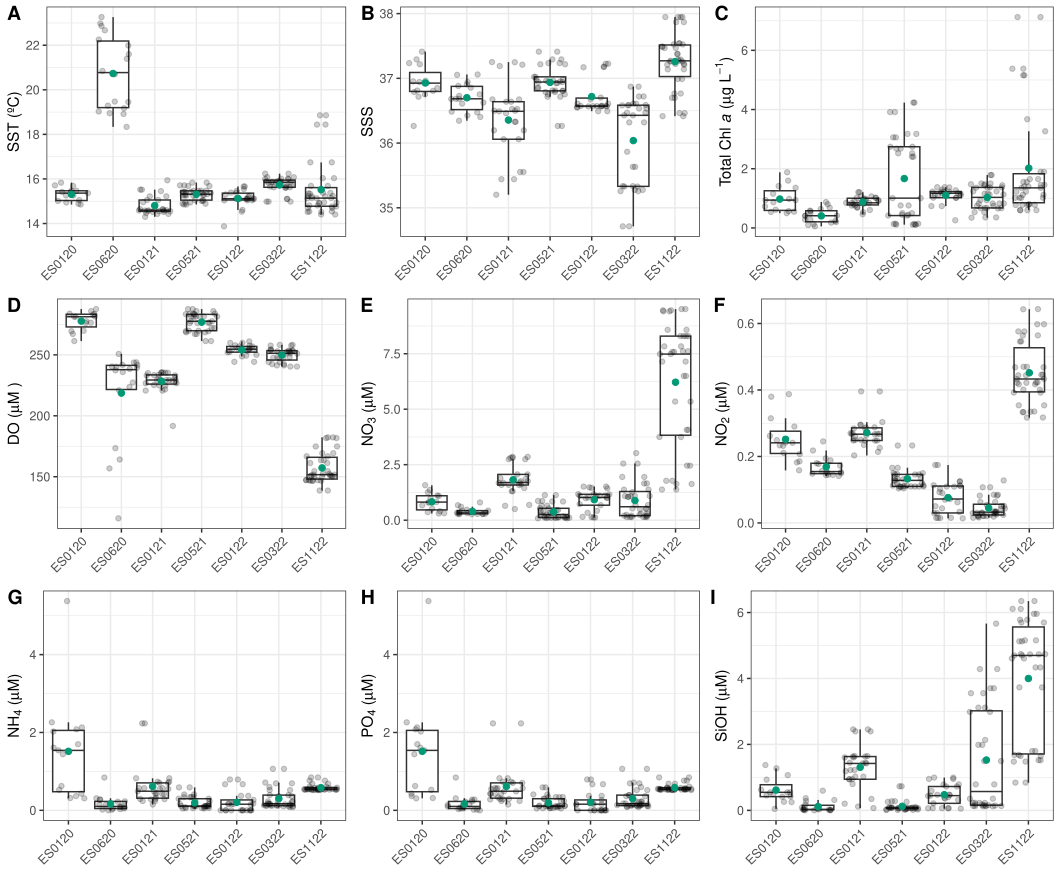

Recreate this plot in R.
# Load required libraries
library(phyloseq)
library(ggplot2)
library(ggpubr)

# Extract metadata from phyloseq object
metadata <- as(sample_data(ESMARES_AAPs_02.2026), "data.frame")

# Set cruise order as factor
metadata$Cruise <- factor(metadata$Cruise,
                          levels = c("ES0120","ES0620","ES0121",
                                     "ES0521","ES0122","ES0322","ES1122"))

# -------------------------
# Boxplots for environmental variables
# -------------------------

# Sea Surface Temperature
A <- ggplot(metadata, aes(x = Cruise, y = Temp)) +
  geom_boxplot(outlier.shape = NA) +
  geom_jitter(alpha = 0.2) +
  stat_summary(fun = mean, geom = "point", shape = 20, size = 3,
               color = "#019875FF", position = position_dodge(width = 0.75)) +
  labs(x = NULL, y = "SST (ºC)") +
  theme_bw() +
  theme(legend.position = "none",
        axis.text.x = element_text(angle = 45, hjust = 1))

# Sea Surface Salinity
B <- ggplot(metadata, aes(x = Cruise, y = Sal)) +
  geom_boxplot(outlier.shape = NA) +
  geom_jitter(alpha = 0.2) +
  stat_summary(fun = mean, geom = "point", shape = 20, size = 3,
               color = "#019875FF", position = position_dodge(width = 0.75)) +
  labs(x = NULL, y = "SSS") +
  theme_bw() +
  theme(legend.position = "none",
        axis.text.x = element_text(angle = 45, hjust = 1))

# Total Chlorophyll-a
C <- ggplot(metadata, aes(x = Cruise, y = Chla_T)) +
  geom_boxplot(outlier.shape = NA) +
  geom_jitter(alpha = 0.2) +
  stat_summary(fun = mean, geom = "point", shape = 20, size = 3,
               color = "#019875FF", position = position_dodge(width = 0.75)) +
  labs(x = NULL,
       y = expression(paste("Total Chl ", italic(a), " (", mu, "g ", L^-1, ")"))) +
  theme_bw() +
  theme(legend.position = "none",
        axis.text.x = element_text(angle = 45, hjust = 1))

# Dissolved Oxygen
D <- ggplot(metadata, aes(x = Cruise, y = O2)) +
  geom_boxplot(outlier.shape = NA) +
  geom_jitter(alpha = 0.2) +
  stat_summary(fun = mean, geom = "point", shape = 20, size = 3,
               color = "#019875FF", position = position_dodge(width = 0.75)) +
  labs(x = NULL,
       y = expression(paste("DO (", mu, "M )"))) +
  theme_bw() +
  theme(legend.position = "none",
        axis.text.x = element_text(angle = 45, hjust = 1))

# Nitrate
E <- ggplot(metadata, aes(x = Cruise, y = NO3)) +
  geom_boxplot(outlier.shape = NA) +
  geom_jitter(alpha = 0.2) +
  stat_summary(fun = mean, geom = "point", shape = 20, size = 3,
               color = "#019875FF", position = position_dodge(width = 0.75)) +
  labs(x = NULL,
       y = expression(paste("NO"[3], " (", mu, "M)"))) +
  theme_bw() +
  theme(legend.position = "none",
        axis.text.x = element_text(angle = 45, hjust = 1))

# Nitrite
F <- ggplot(metadata, aes(x = Cruise, y = NO2)) +
  geom_boxplot(outlier.shape = NA) +
  geom_jitter(alpha = 0.2) +
  stat_summary(fun = mean, geom = "point", shape = 20, size = 3,
               color = "#019875FF", position = position_dodge(width = 0.75)) +
  labs(x = NULL,
       y = expression(paste("NO"[2], " (", mu, "M)"))) +
  theme_bw() +
  theme(legend.position = "none",
        axis.text.x = element_text(angle = 45, hjust = 1))

# Ammonium
G <- ggplot(metadata, aes(x = Cruise, y = NH4)) +
  geom_boxplot(outlier.shape = NA) +
  geom_jitter(alpha = 0.2) +
  stat_summary(fun = mean, geom = "point", shape = 20, size = 3,
               color = "#019875FF", position = position_dodge(width = 0.75)) +
  labs(x = NULL,
       y = expression(paste("NH"[4], " (", mu, "M)"))) +
  theme_bw() +
  theme(legend.position = "none",
        axis.text.x = element_text(angle = 45, hjust = 1))

# Phosphate (corrected variable assumed to be PO4)
H <- ggplot(metadata, aes(x = Cruise, y = PO4)) +
  geom_boxplot(outlier.shape = NA) +
  geom_jitter(alpha = 0.2) +
  stat_summary(fun = mean, geom = "point", shape = 20, size = 3,
               color = "#019875FF", position = position_dodge(width = 0.75)) +
  labs(x = NULL,
       y = expression(paste("PO"[4], " (", mu, "M)"))) +
  theme_bw() +
  theme(legend.position = "none",
        axis.text.x = element_text(angle = 45, hjust = 1))

# Silicate
I <- ggplot(metadata, aes(x = Cruise, y = SiO3)) +
  geom_boxplot(outlier.shape = NA) +
  geom_jitter(alpha = 0.2) +
  stat_summary(fun = mean, geom = "point", shape = 20, size = 3,
               color = "#019875FF", position = position_dodge(width = 0.75)) +
  labs(x = NULL,
       y = expression(paste("SiOH (", mu, "M)"))) +
  theme_bw() +
  theme(legend.position = "none",
        axis.text.x = element_text(angle = 45, hjust = 1))

# Arrange all plots in a 3x3 grid
ggarrange(A, B, C, D, E, F, G, H, I,
          labels = c("A", "B", "C", "D", "E", "F", "G", "H", "I"),
          ncol = 3, nrow = 3)
